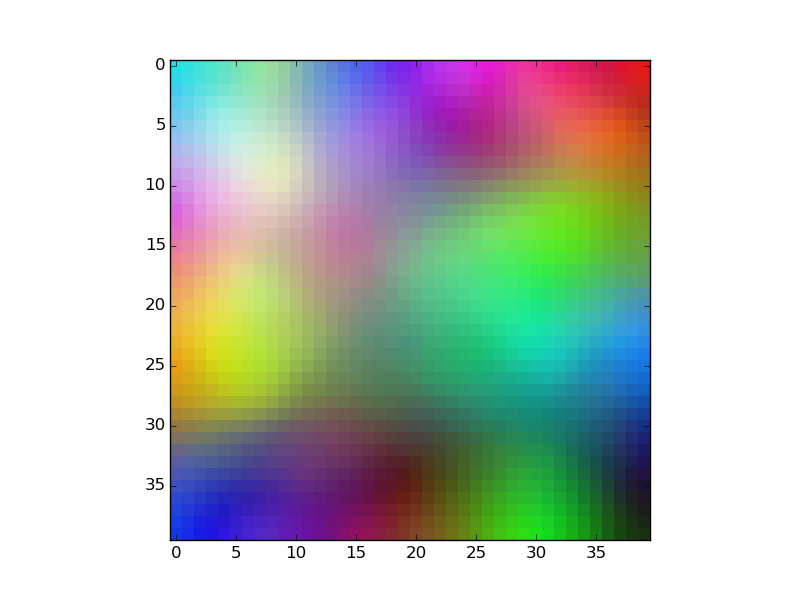

This figure's Python source:
import numpy as np
from sompy import SOM
import matplotlib.pyplot as plt


N = 40

input_layer = np.random.rand(10000, 3)
output_shape = (N, N)

som = SOM(output_shape, input_layer)
som.set_parameter(neighbor=0.1, learning_rate=0.2)

output_layer = som.train(10000)

plt.imshow(output_layer,
           interpolation='none')
plt.show()
